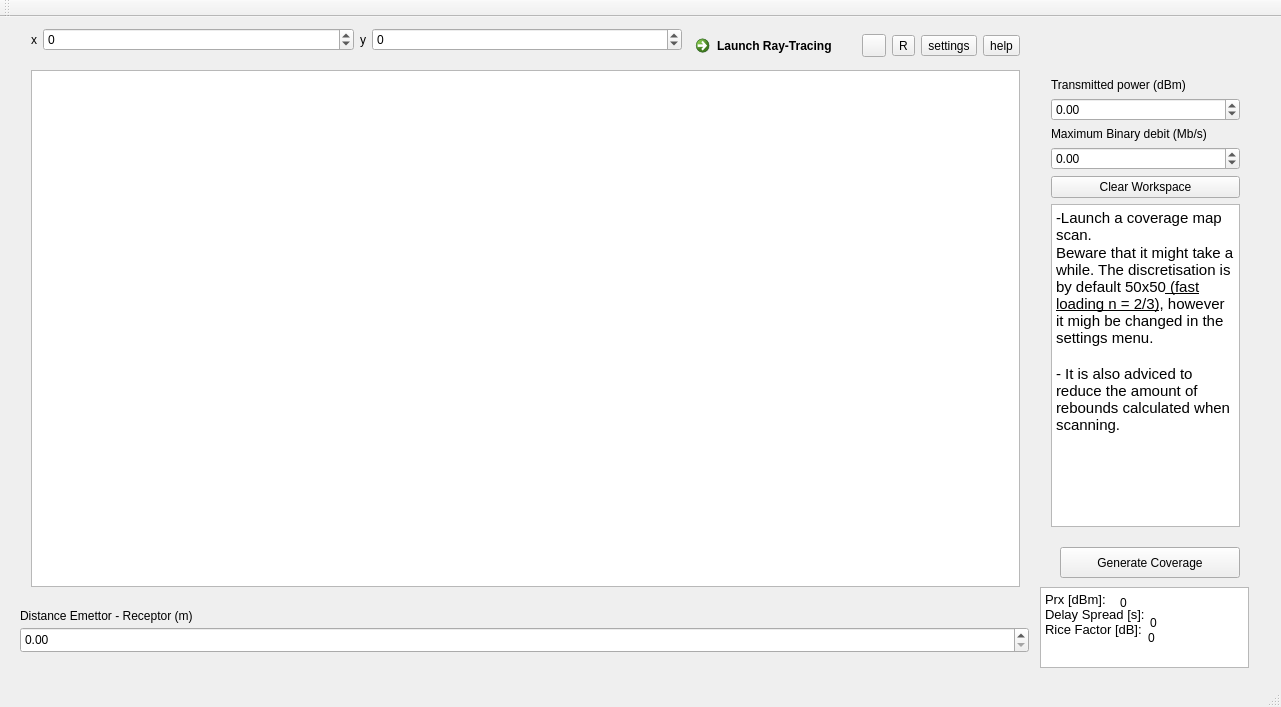
<?xml version="1.0" encoding="UTF-8"?>
<ui version="4.0">
 <class>IEEE80211g</class>
 <widget class="QMainWindow" name="IEEE80211g">
  <property name="geometry">
   <rect>
    <x>0</x>
    <y>0</y>
    <width>1281</width>
    <height>707</height>
   </rect>
  </property>
  <property name="windowTitle">
   <string>IEEE80211g</string>
  </property>
  <widget class="QWidget" name="centralWidget">
   <widget class="QWidget" name="layoutWidget">
    <property name="geometry">
     <rect>
      <x>20</x>
      <y>0</y>
      <width>1011</width>
      <height>581</height>
     </rect>
    </property>
    <layout class="QVBoxLayout" name="verticalLayout">
     <item>
      <layout class="QHBoxLayout" name="horizontalLayout_2">
       <item>
        <layout class="QFormLayout" name="formLayout">
         <item row="0" column="0">
          <widget class="QLabel" name="label">
           <property name="text">
            <string>x</string>
           </property>
          </widget>
         </item>
         <item row="0" column="1">
          <widget class="QSpinBox" name="spinBoxPosX">
           <property name="minimum">
            <number>-999</number>
           </property>
           <property name="maximum">
            <number>999</number>
           </property>
          </widget>
         </item>
        </layout>
       </item>
       <item>
        <layout class="QFormLayout" name="formLayout_2">
         <item row="0" column="0">
          <widget class="QLabel" name="label_2">
           <property name="text">
            <string>y</string>
           </property>
          </widget>
         </item>
         <item row="0" column="1">
          <widget class="QSpinBox" name="spinBoxPosY">
           <property name="minimum">
            <number>-999</number>
           </property>
           <property name="maximum">
            <number>999</number>
           </property>
          </widget>
         </item>
        </layout>
       </item>
       <item>
        <layout class="QHBoxLayout" name="horizontalLayout">
         <item>
          <widget class="QCommandLinkButton" name="commandLinkButton">
           <property name="text">
            <string>Launch Ray-Tracing</string>
           </property>
          </widget>
         </item>
         <item>
          <widget class="QToolButton" name="antena">
           <property name="text">
            <string/>
           </property>
           <property name="icon">
            <iconset resource="icon.qrc">
             <normaloff>:/path4136.png</normaloff>:/path4136.png</iconset>
           </property>
          </widget>
         </item>
         <item>
          <widget class="QToolButton" name="receiver">
           <property name="text">
            <string>R</string>
           </property>
          </widget>
         </item>
         <item>
          <widget class="QToolButton" name="settingsButton">
           <property name="text">
            <string>settings</string>
           </property>
          </widget>
         </item>
         <item>
          <widget class="QToolButton" name="helpButton">
           <property name="text">
            <string>help</string>
           </property>
          </widget>
         </item>
        </layout>
       </item>
      </layout>
     </item>
     <item>
      <widget class="QGraphicsView" name="graphicsView">
       <property name="enabled">
        <bool>true</bool>
       </property>
       <property name="mouseTracking">
        <bool>true</bool>
       </property>
       <property name="sceneRect">
        <rectf>
         <x>0.000000000000000</x>
         <y>0.000000000000000</y>
         <width>969.000000000000000</width>
         <height>505.000000000000000</height>
        </rectf>
       </property>
      </widget>
     </item>
    </layout>
   </widget>
   <widget class="QWidget" name="verticalLayoutWidget">
    <property name="geometry">
     <rect>
      <x>1040</x>
      <y>50</y>
      <width>211</width>
      <height>471</height>
     </rect>
    </property>
    <layout class="QVBoxLayout" name="verticalLayout_2">
     <item>
      <widget class="QLabel" name="label_3">
       <property name="text">
        <string>Transmitted power (dBm)</string>
       </property>
      </widget>
     </item>
     <item>
      <widget class="QDoubleSpinBox" name="powerResultSpinBox">
       <property name="minimum">
        <double>-100000000.000000000000000</double>
       </property>
       <property name="maximum">
        <double>100000000.000000000000000</double>
       </property>
      </widget>
     </item>
     <item>
      <widget class="QLabel" name="label_4">
       <property name="text">
        <string>Maximum Binary debit (Mb/s)</string>
       </property>
      </widget>
     </item>
     <item>
      <widget class="QDoubleSpinBox" name="binaryResultsSpinBox">
       <property name="minimum">
        <double>-10000000.000000000000000</double>
       </property>
       <property name="maximum">
        <double>100000000000000.000000000000000</double>
       </property>
      </widget>
     </item>
     <item>
      <widget class="QPushButton" name="clearWorkspaceButton">
       <property name="text">
        <string>Clear Workspace</string>
       </property>
      </widget>
     </item>
     <item>
      <widget class="QTextBrowser" name="textBrowser">
       <property name="html">
        <string>&lt;!DOCTYPE HTML PUBLIC &quot;-//W3C//DTD HTML 4.0//EN&quot; &quot;http://www.w3.org/TR/REC-html40/strict.dtd&quot;&gt;
&lt;html&gt;&lt;head&gt;&lt;meta name=&quot;qrichtext&quot; content=&quot;1&quot; /&gt;&lt;style type=&quot;text/css&quot;&gt;
p, li { white-space: pre-wrap; }
&lt;/style&gt;&lt;/head&gt;&lt;body style=&quot; font-family:'Sans Serif'; font-size:9pt; font-weight:400; font-style:normal;&quot;&gt;
&lt;p style=&quot; margin-top:0px; margin-bottom:0px; margin-left:0px; margin-right:0px; -qt-block-indent:0; text-indent:0px;&quot;&gt;&lt;span style=&quot; font-family:'Noto Sans'; font-size:11pt;&quot;&gt;-Launch a coverage map scan. &lt;/span&gt;&lt;/p&gt;
&lt;p style=&quot; margin-top:0px; margin-bottom:0px; margin-left:0px; margin-right:0px; -qt-block-indent:0; text-indent:0px;&quot;&gt;&lt;span style=&quot; font-family:'Noto Sans'; font-size:11pt;&quot;&gt;Beware that it might take a while. The discretisation is by default 50x50&lt;/span&gt;&lt;span style=&quot; font-family:'Noto Sans'; font-size:11pt; text-decoration: underline;&quot;&gt; (fast loading n = 2/3)&lt;/span&gt;&lt;span style=&quot; font-family:'Noto Sans'; font-size:11pt;&quot;&gt;, however it migh be changed in the settings menu.&lt;/span&gt;&lt;/p&gt;
&lt;p style=&quot;-qt-paragraph-type:empty; margin-top:0px; margin-bottom:0px; margin-left:0px; margin-right:0px; -qt-block-indent:0; text-indent:0px; font-family:'Noto Sans'; font-size:11pt;&quot;&gt;&lt;br /&gt;&lt;/p&gt;
&lt;p style=&quot; margin-top:0px; margin-bottom:0px; margin-left:0px; margin-right:0px; -qt-block-indent:0; text-indent:0px;&quot;&gt;&lt;span style=&quot; font-family:'Noto Sans'; font-size:11pt;&quot;&gt;- It is also adviced to reduce the amount of rebounds calculated when scanning.&lt;/span&gt;&lt;/p&gt;
&lt;p style=&quot;-qt-paragraph-type:empty; margin-top:0px; margin-bottom:0px; margin-left:0px; margin-right:0px; -qt-block-indent:0; text-indent:0px; font-family:'Noto Sans'; font-size:11pt;&quot;&gt;&lt;br /&gt;&lt;/p&gt;
&lt;p style=&quot;-qt-paragraph-type:empty; margin-top:0px; margin-bottom:0px; margin-left:0px; margin-right:0px; -qt-block-indent:0; text-indent:0px; font-family:'Noto Sans'; font-size:11pt;&quot;&gt;&lt;br /&gt;&lt;/p&gt;&lt;/body&gt;&lt;/html&gt;</string>
       </property>
      </widget>
     </item>
    </layout>
   </widget>
   <widget class="QPushButton" name="generateCoveragePushButton">
    <property name="geometry">
     <rect>
      <x>1060</x>
      <y>530</y>
      <width>180</width>
      <height>31</height>
     </rect>
    </property>
    <property name="text">
     <string>Generate Coverage</string>
    </property>
   </widget>
   <widget class="QDoubleSpinBox" name="spinBoxResult">
    <property name="geometry">
     <rect>
      <x>20</x>
      <y>610</y>
      <width>1009</width>
      <height>26</height>
     </rect>
    </property>
    <property name="maximum">
     <double>999.990000000000009</double>
    </property>
   </widget>
   <widget class="QLabel" name="label_5">
    <property name="geometry">
     <rect>
      <x>20</x>
      <y>590</y>
      <width>1009</width>
      <height>17</height>
     </rect>
    </property>
    <property name="text">
     <string>Distance Emettor - Receptor (m)</string>
    </property>
   </widget>
   <widget class="QTextBrowser" name="textBrowser_2">
    <property name="geometry">
     <rect>
      <x>1040</x>
      <y>570</y>
      <width>209</width>
      <height>81</height>
     </rect>
    </property>
    <property name="html">
     <string>&lt;!DOCTYPE HTML PUBLIC &quot;-//W3C//DTD HTML 4.0//EN&quot; &quot;http://www.w3.org/TR/REC-html40/strict.dtd&quot;&gt;
&lt;html&gt;&lt;head&gt;&lt;meta name=&quot;qrichtext&quot; content=&quot;1&quot; /&gt;&lt;style type=&quot;text/css&quot;&gt;
p, li { white-space: pre-wrap; }
&lt;/style&gt;&lt;/head&gt;&lt;body style=&quot; font-family:'Sans Serif'; font-size:9pt; font-weight:400; font-style:normal;&quot;&gt;
&lt;p style=&quot; margin-top:0px; margin-bottom:0px; margin-left:0px; margin-right:0px; -qt-block-indent:0; text-indent:0px;&quot;&gt;&lt;span style=&quot; font-family:'Noto Sans'; font-size:10pt;&quot;&gt;Prx [dBm]:&lt;/span&gt;&lt;/p&gt;
&lt;p style=&quot; margin-top:0px; margin-bottom:0px; margin-left:0px; margin-right:0px; -qt-block-indent:0; text-indent:0px;&quot;&gt;&lt;span style=&quot; font-family:'Noto Sans'; font-size:10pt;&quot;&gt;Delay Spread [s]: &lt;/span&gt;&lt;/p&gt;
&lt;p style=&quot; margin-top:0px; margin-bottom:0px; margin-left:0px; margin-right:0px; -qt-block-indent:0; text-indent:0px;&quot;&gt;&lt;span style=&quot; font-family:'Noto Sans'; font-size:10pt;&quot;&gt;Rice Factor [dB]: &lt;/span&gt;&lt;/p&gt;&lt;/body&gt;&lt;/html&gt;</string>
    </property>
   </widget>
   <widget class="QLabel" name="Prx">
    <property name="geometry">
     <rect>
      <x>1120</x>
      <y>570</y>
      <width>81</width>
      <height>31</height>
     </rect>
    </property>
    <property name="text">
     <string>0</string>
    </property>
   </widget>
   <widget class="QLabel" name="DelaySpread">
    <property name="geometry">
     <rect>
      <x>1150</x>
      <y>590</y>
      <width>91</width>
      <height>31</height>
     </rect>
    </property>
    <property name="text">
     <string>0</string>
    </property>
   </widget>
   <widget class="QLabel" name="RiceFactor">
    <property name="geometry">
     <rect>
      <x>1148</x>
      <y>610</y>
      <width>61</width>
      <height>21</height>
     </rect>
    </property>
    <property name="text">
     <string>0</string>
    </property>
   </widget>
  </widget>
  <widget class="QMenuBar" name="menuBar">
   <property name="geometry">
    <rect>
     <x>0</x>
     <y>0</y>
     <width>1281</width>
     <height>20</height>
    </rect>
   </property>
  </widget>
  <widget class="QToolBar" name="mainToolBar">
   <attribute name="toolBarArea">
    <enum>TopToolBarArea</enum>
   </attribute>
   <attribute name="toolBarBreak">
    <bool>false</bool>
   </attribute>
  </widget>
  <widget class="QStatusBar" name="statusBar">
   <property name="enabled">
    <bool>true</bool>
   </property>
  </widget>
 </widget>
 <layoutdefault spacing="6" margin="11"/>
 <resources>
  <include location="icon.qrc"/>
 </resources>
 <connections/>
</ui>
